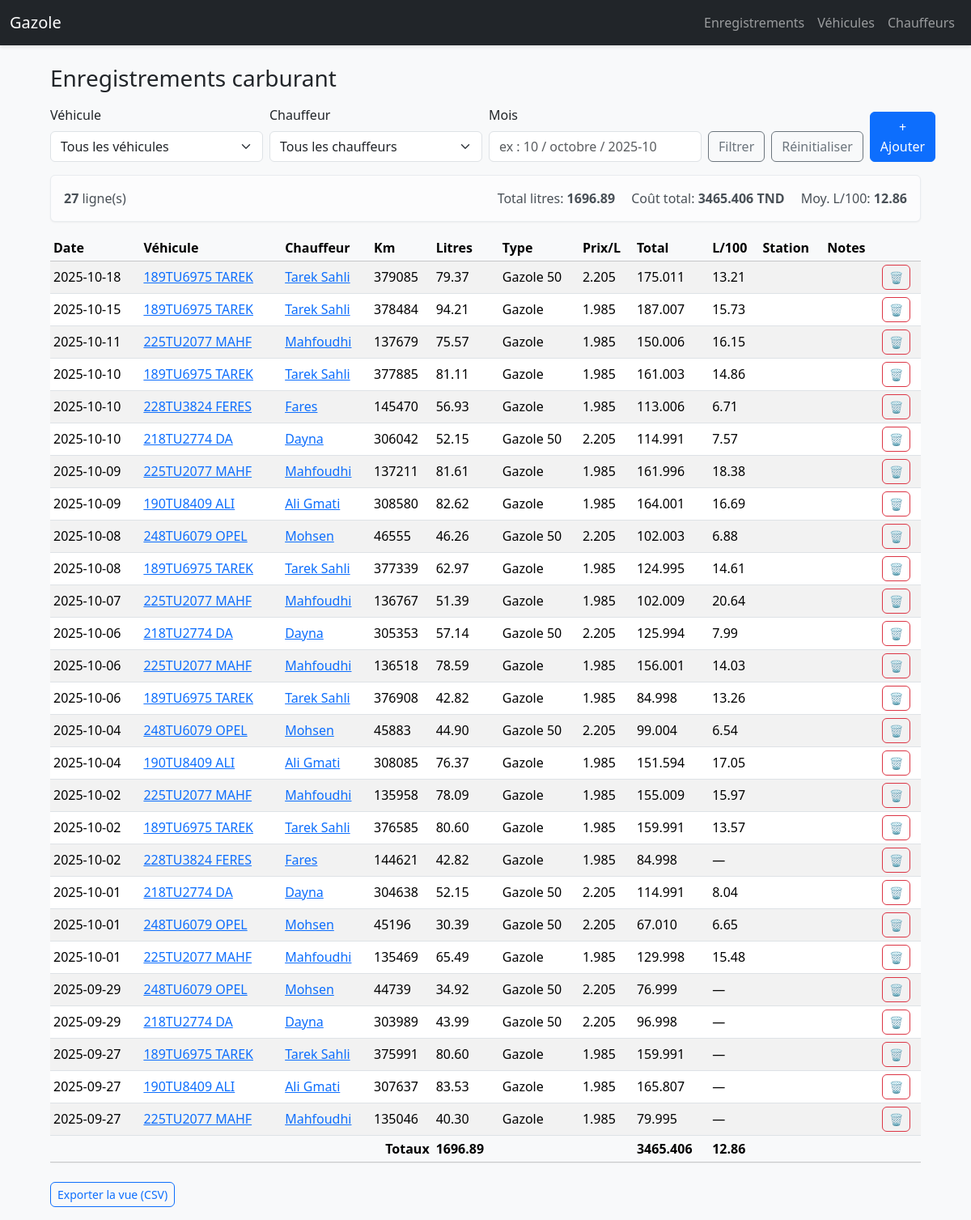
The page /entries on the database its author committed.
### models.py (models this page shows, shortened)
class FuelEntry(db.Model):
    __tablename__ = 'fuel_entries'
    id = db.Column(db.Integer, primary_key=True)
    date = db.Column(db.Date, nullable=False)
    vehicle_id = db.Column(db.Integer, db.ForeignKey('vehicle.id'), nullable=False)
    driver_id  = db.Column(db.Integer, db.ForeignKey('driver.id'))
    odometer_km = db.Column(db.Float)
    liters      = db.Column(db.Float, nullable=False)
    price_unit  = db.Column(db.Float)    # prix/L saisi (facultatif)
    total_cost  = db.Column(db.Float)    # calculé
    station = db.Column(db.String(120))
    notes   = db.Column(db.Text)
    fuel_type_id = db.Column(db.Integer, db.ForeignKey('fuel_types.id'))
    fuel_type    = db.relationship('FuelType')
    vehicle = db.relationship('Vehicle', backref=db.backref('fuel_entries', lazy='dynamic'))
    driver  = db.relationship('Driver',  backref=db.backref('fuel_entries', lazy='dynamic'))

class Vehicle(db.Model):
    __tablename__ = 'vehicle'
    id = db.Column(db.Integer, primary_key=True)
    name = db.Column(db.String(120), nullable=False)
    plate = db.Column(db.String(40))

class Driver(db.Model):
    __tablename__ = 'driver'
    id = db.Column(db.Integer, primary_key=True)
    name = db.Column(db.String(120), nullable=False)

class FuelType(db.Model):
    __tablename__ = 'fuel_types'
    id = db.Column(db.Integer, primary_key=True)
    name = db.Column(db.String(50), unique=True, nullable=False)
    price = db.Column(db.Float, nullable=False)

### app.py (the view, shortened to what this page needs)
@app.route('/entries')
def entries_list():
    q_vehicle = request.args.get('vehicle', type=int)
    q_driver  = request.args.get('driver',  type=int)
    q_month   = request.args.get('month', type=str)
    query = FuelEntry.query
    if q_vehicle:
        query = query.filter(FuelEntry.vehicle_id == q_vehicle)
    if q_driver:
        query = query.filter(FuelEntry.driver_id == q_driver)
    if q_month:
        start, end = parse_month_to_range(q_month)
        if start and end:
            query = query.filter(FuelEntry.date >= start, FuelEntry.date < end)
    entries = query.order_by(FuelEntry.date.desc(), FuelEntry.id.desc()).all()
    vehicles = Vehicle.query.order_by(Vehicle.name.asc()).all()
    drivers = Driver.query.order_by(Driver.name.asc()).all()
    consos = per_entry_consumption(entries)
    total_liters = round(sum((e.liters or 0) for e in entries), 2)
    total_cost   = round(sum((e.total_cost or 0) for e in entries), 3)
    consos_list = [consos.get(e.id) for e in entries if consos.get(e.id) is not None]
    avg_l_per_100_view = round(sum(consos_list)/len(consos_list), 2) if consos_list else 0.0
    return render_template(
        'entries_list.html',
        entries=entries,
        vehicles=vehicles,
        drivers=drivers,
        consos=consos,
        q_vehicle=q_vehicle,
        q_driver=q_driver,
        q_month=q_month,
        total_liters=total_liters,
        total_cost=total_cost,
        avg_l_per_100_view=avg_l_per_100_view,
    )

### app.py (called while the page is built)
def per_entry_consumption(entries):
    entries_sorted = sorted(entries, key=lambda x: (x.vehicle_id, x.date, x.id))
    consos = {}
    last_odo = {}
    for e in entries_sorted:
        vid = e.vehicle_id
        odo = e.odometer_km
        if vid not in last_odo:
            last_odo[vid] = odo
            continue
        prev = last_odo[vid]
        if odo is not None and prev is not None and e.liters and odo > prev:
            distance = odo - prev
            consos[e.id] = round((e.liters / distance) * 100.0, 2)
        last_odo[vid] = odo
    return consos

### templates/entries_list.html (shortened to what this page needs)
{% extends 'base.html' %}
{% block content %}
<h3 class="mt-3 mb-3">Enregistrements carburant</h3>
<form method="get" action="{{ url_for('entries_list') }}" class="row g-2 mb-3">
  <div class="col-md-3">
    <label class="form-label">Véhicule</label>
    <select name="vehicle" class="form-select">
      <option value="">Tous les véhicules</option>
    </select>
  </div>
  <div class="col-md-3">
    <label class="form-label">Chauffeur</label>
    <select name="driver" class="form-select">
      <option value="">Tous les chauffeurs</option>
    </select>
  </div>
  <div class="col-md-3">
    <label class="form-label">Mois</label>
    <input type="text" name="month" class="form-control"
           placeholder="ex : 10 / octobre / 2025-10"
           value="{{ q_month or '' }}">
  </div>
  <div class="col-md-3 d-flex align-items-end">
    <button class="btn btn-outline-secondary me-2" type="submit">Filtrer</button>
    <a class="btn btn-outline-secondary me-2" href="{{ url_for('entries_list') }}">Réinitialiser</a>
    <a class="btn btn-primary"
       href="{{ url_for('entry_new', vehicle=q_vehicle, driver=q_driver, month=q_month) }}">
      + Ajouter
    </a>
  </div>
</form>
<div class="alert alert-light d-flex justify-content-between align-items-center shadow-sm">
  <div>
    <strong>{{ entries|length }}</strong> ligne(s)
  </div>
  <div>
    <span class="me-3">Total litres: <strong>{{ '%.2f'|format(total_liters) }}</strong></span>
    <span class="me-3">Coût total: <strong>{{ '%.3f'|format(total_cost) }} TND</strong></span>
    <span>Moy. L/100: <strong>{{ '%.2f'|format(avg_l_per_100_view) }}</strong></span>
  </div>
</div>
<div class="table-responsive">
  <table class="table table-striped table-sm align-middle shadow-sm">
    <thead class="table-light">
      <tr>
        <th>Date</th>
        <th>Véhicule</th>
        <th>Chauffeur</th>
        <th>Km</th>
        <th>Litres</th>
        <th>Type</th>
        <th>Prix/L</th>
        <th>Total</th>
        <th>L/100</th>
        <th>Station</th>
        <th>Notes</th>
        <th></th>
      </tr>
    </thead>
    <tbody>
      {% if entries %}
        {% for entry in entries %}
          <tr>
            <td>{{ entry.date }}</td>
            <td>
              {% if entry.vehicle %}
                <a href="{{ url_for('vehicle_detail', vid=entry.vehicle.id) }}">{{ entry.vehicle.name }}</a>
              {% else %}—{% endif %}
            </td>
            <td>
              {% if entry.driver %}
                <a href="{{ url_for('driver_detail', did=entry.driver.id) }}">{{ entry.driver.name }}</a>
              {% else %}—{% endif %}
            </td>
            <td>{{ "%.0f"|format(entry.odometer_km) if entry.odometer_km is not none else '' }}</td>
            <td>{{ "%.2f"|format(entry.liters) if entry.liters is not none else '' }}</td>
            <td>{{ entry.fuel_type.name if entry.fuel_type else '—' }}</td>
            <td>{{ "%.3f"|format(entry.price_unit) if entry.price_unit is not none else '' }}</td>
            <td>{{ "%.3f"|format(entry.total_cost) if entry.total_cost is not none else '' }}</td>
            <td>
              {% set c = consos.get(entry.id) %}
              {{ '%.2f'|format(c) if c is not none else '—' }}
            </td>
            <td>{{ entry.station or '' }}</td>
            <td class="text-muted">{{ entry.notes or '' }}</td>
            <td>
              <form method="post"
                    action="{{ url_for('entry_delete', eid=entry.id) }}?vehicle={{ q_vehicle or '' }}&driver={{ q_driver or '' }}&month={{ q_month or '' }}"
                    onsubmit="return confirm('Supprimer cette entrée ?');">
                <button class="btn btn-sm btn-outline-danger">🗑️</button>
              </form>
            </td>
          </tr>
        {% endfor %}
      {% else %}
        <tr><td colspan="12" class="text-muted text-center">Aucune donnée trouvée.</td></tr>
      {% endif %}
    </tbody>
    <tfoot>
      <tr class="table-light">
        <th colspan="4" class="text-end">Totaux</th>
        <th>{{ '%.2f'|format(total_liters) }}</th>
        <th></th>
        <th></th>
        <th>{{ '%.3f'|format(total_cost) }}</th>
        <th>{{ '%.2f'|format(avg_l_per_100_view) }}</th>
        <th></th>
        <th></th>
        <th></th>
      </tr>
    </tfoot>
  </table>
</div>
<p class="mt-2">
  <a class="btn btn-sm btn-outline-primary"
     href="{{ url_for('entries_list', vehicle=q_vehicle, driver=q_driver, month=q_month, export=1) }}">
    Exporter la vue (CSV)
  </a>
</p>
{% endblock %}

### templates/base.html (shortened to what this page needs)
<!doctype html>
<html lang="fr">
<head>
  <link href="https://cdn.jsdelivr.net/npm/bootstrap@5.3.3/dist/css/bootstrap.min.css" rel="stylesheet">
</head>
<body class="bg-light">
  <nav class="navbar navbar-expand-md navbar-dark bg-dark mb-4">
    <div class="container-fluid">
      <a class="navbar-brand" href="{{ url_for('dashboard') }}">Gazole</a>
      <div class="navbar-nav">
        <a class="nav-link" href="{{ url_for('entries_list') }}">Enregistrements</a>
        <a class="nav-link" href="{{ url_for('vehicles_list') }}">Véhicules</a>
        <a class="nav-link" href="{{ url_for('drivers_list') }}">Chauffeurs</a>
      </div>
    </div>
  </nav>
  <main class="container">
    {% block content %}{% endblock %}
  </main>
</body>
</html>

### templates/base.html (style rules this page uses)
body { background-color: #f8f9fa; }
.navbar { box-shadow: 0 2px 4px rgba(0,0,0,0.1); }
.table { background: white; }
.table thead th { white-space: nowrap; }
.table td, .table th { vertical-align: middle; }
.btn { border-radius: 0.375rem; }
.form-control, .form-select { border-radius: 0.375rem; }
.shadow-sm { box-shadow: 0 1px 2px rgba(0,0,0,0.05) !important; }
.container { max-width: 1100px; }

### rows shown on the page
FuelEntry: date "2025-10-18", vehicle.name "189TU6975 TAREK", driver.name "Tarek Sahli", odometer_km "379085", liters "79.37", fuel_type "Gazole 50", price_unit "2.205", total_cost "175.011", value "13.21"
FuelEntry: date "2025-10-15", vehicle.name "189TU6975 TAREK", driver.name "Tarek Sahli", odometer_km "378484", liters "94.21", fuel_type "Gazole", price_unit "1.985", total_cost "187.007", value "15.73"
FuelEntry: date "2025-10-11", vehicle.name "225TU2077 MAHF", driver.name "Mahfoudhi", odometer_km "137679", liters "75.57", fuel_type "Gazole", price_unit "1.985", total_cost "150.006", value "16.15"
FuelEntry: date "2025-10-10", vehicle.name "189TU6975 TAREK", driver.name "Tarek Sahli", odometer_km "377885", liters "81.11", fuel_type "Gazole", price_unit "1.985", total_cost "161.003", value "14.86"
FuelEntry: date "2025-10-10", vehicle.name "228TU3824 FERES", driver.name "Fares", odometer_km "145470", liters "56.93", fuel_type "Gazole", price_unit "1.985", total_cost "113.006", value "6.71"
FuelEntry: date "2025-10-10", vehicle.name "218TU2774 DA", driver.name "Dayna", odometer_km "306042", liters "52.15", fuel_type "Gazole 50", price_unit "2.205", total_cost "114.991", value "7.57"
FuelEntry: date "2025-10-09", vehicle.name "225TU2077 MAHF", driver.name "Mahfoudhi", odometer_km "137211", liters "81.61", fuel_type "Gazole", price_unit "1.985", total_cost "161.996", value "18.38"
FuelEntry: date "2025-10-09", vehicle.name "190TU8409 ALI", driver.name "Ali Gmati", odometer_km "308580", liters "82.62", fuel_type "Gazole", price_unit "1.985", total_cost "164.001", value "16.69"
FuelEntry: date "2025-10-08", vehicle.name "248TU6079 OPEL", driver.name "Mohsen", odometer_km "46555", liters "46.26", fuel_type "Gazole 50", price_unit "2.205", total_cost "102.003", value "6.88"
FuelEntry: date "2025-10-08", vehicle.name "189TU6975 TAREK", driver.name "Tarek Sahli", odometer_km "377339", liters "62.97", fuel_type "Gazole", price_unit "1.985", total_cost "124.995", value "14.61"
FuelEntry: date "2025-10-07", vehicle.name "225TU2077 MAHF", driver.name "Mahfoudhi", odometer_km "136767", liters "51.39", fuel_type "Gazole", price_unit "1.985", total_cost "102.009", value "20.64"
FuelEntry: date "2025-10-06", vehicle.name "218TU2774 DA", driver.name "Dayna", odometer_km "305353", liters "57.14", fuel_type "Gazole 50", price_unit "2.205", total_cost "125.994", value "7.99"
FuelEntry: date "2025-10-06", vehicle.name "225TU2077 MAHF", driver.name "Mahfoudhi", odometer_km "136518", liters "78.59", fuel_type "Gazole", price_unit "1.985", total_cost "156.001", value "14.03"
FuelEntry: date "2025-10-06", vehicle.name "189TU6975 TAREK", driver.name "Tarek Sahli", odometer_km "376908", liters "42.82", fuel_type "Gazole", price_unit "1.985", total_cost "84.998", value "13.26"
FuelEntry: date "2025-10-04", vehicle.name "248TU6079 OPEL", driver.name "Mohsen", odometer_km "45883", liters "44.90", fuel_type "Gazole 50", price_unit "2.205", total_cost "99.004", value "6.54"
FuelEntry: date "2025-10-04", vehicle.name "190TU8409 ALI", driver.name "Ali Gmati", odometer_km "308085", liters "76.37", fuel_type "Gazole", price_unit "1.985", total_cost "151.594", value "17.05"
FuelEntry: date "2025-10-02", vehicle.name "225TU2077 MAHF", driver.name "Mahfoudhi", odometer_km "135958", liters "78.09", fuel_type "Gazole", price_unit "1.985", total_cost "155.009", value "15.97"
FuelEntry: date "2025-10-02", vehicle.name "189TU6975 TAREK", driver.name "Tarek Sahli", odometer_km "376585", liters "80.60", fuel_type "Gazole", price_unit "1.985", total_cost "159.991", value "13.57"
FuelEntry: date "2025-10-02", vehicle.name "228TU3824 FERES", driver.name "Fares", odometer_km "144621", liters "42.82", fuel_type "Gazole", price_unit "1.985", total_cost "84.998", value "—"
FuelEntry: date "2025-10-01", vehicle.name "218TU2774 DA", driver.name "Dayna", odometer_km "304638", liters "52.15", fuel_type "Gazole 50", price_unit "2.205", total_cost "114.991", value "8.04"
FuelEntry: date "2025-10-01", vehicle.name "248TU6079 OPEL", driver.name "Mohsen", odometer_km "45196", liters "30.39", fuel_type "Gazole 50", price_unit "2.205", total_cost "67.010", value "6.65"
FuelEntry: date "2025-10-01", vehicle.name "225TU2077 MAHF", driver.name "Mahfoudhi", odometer_km "135469", liters "65.49", fuel_type "Gazole", price_unit "1.985", total_cost "129.998", value "15.48"
FuelEntry: date "2025-09-29", vehicle.name "248TU6079 OPEL", driver.name "Mohsen", odometer_km "44739", liters "34.92", fuel_type "Gazole 50", price_unit "2.205", total_cost "76.999", value "—"
FuelEntry: date "2025-09-29", vehicle.name "218TU2774 DA", driver.name "Dayna", odometer_km "303989", liters "43.99", fuel_type "Gazole 50", price_unit "2.205", total_cost "96.998", value "—"
FuelEntry: date "2025-09-27", vehicle.name "189TU6975 TAREK", driver.name "Tarek Sahli", odometer_km "375991", liters "80.60", fuel_type "Gazole", price_unit "1.985", total_cost "159.991", value "—"
FuelEntry: date "2025-09-27", vehicle.name "190TU8409 ALI", driver.name "Ali Gmati", odometer_km "307637", liters "83.53", fuel_type "Gazole", price_unit "1.985", total_cost "165.807", value "—"
FuelEntry: date "2025-09-27", vehicle.name "225TU2077 MAHF", driver.name "Mahfoudhi", odometer_km "135046", liters "40.30", fuel_type "Gazole", price_unit "1.985", total_cost "79.995", value "—"

### other values the page prints
{{ entries|length }} "27"
{{ '%.2f'|format(total_liters) }} "1696.89"
{{ '%.3f'|format(total_cost) }} "3465.406"
{{ '%.2f'|format(avg_l_per_100_view) }} "12.86"
